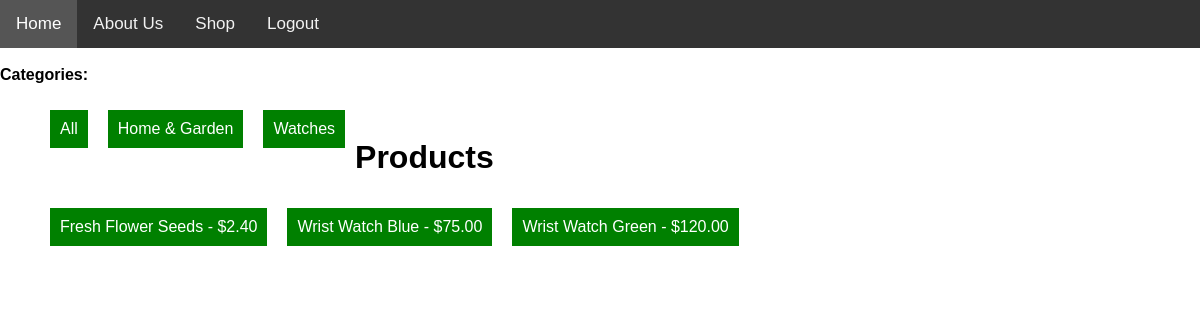
The app's page /shop/ with its own data.
### shop/models.py (models this page shows, shortened)
class Category(models.Model):
    name = models.CharField(max_length=200, db_index=True)
    slug = models.SlugField(max_length=200, unique=True)
    class Meta:
        ordering = ('name',) # Order categories alphabetically by name
        verbose_name = 'category'
        verbose_name_plural = 'categories' # Correct plural for admin display

class Product(models.Model):
    category = models.ForeignKey(
        Category,
        related_name='products', # Allows you to access products from a category instance (e.g., category.products.all())
        on_delete=models.CASCADE, # If a category is deleted, all its products are also deleted
        null=True,   # Allows products to initially exist without a category (useful for migration)
        blank=True   # Allows the category field to be blank in forms
    )
    name = models.CharField(max_length=200, db_index=True)
    slug = models.SlugField(max_length=200, db_index=True, unique=True)
    description = models.TextField(blank=True)
    price = models.DecimalField(max_digits=10, decimal_places=2)
    image = models.ImageField(upload_to='products/%Y/%m/%d/', blank=True, null=True) # Organizes uploads by date
    available = models.BooleanField(default=True)
    created = models.DateTimeField(auto_now_add=True) # Automatically sets creation timestamp
    updated = models.DateTimeField(auto_now=True) # Automatically updates timestamp on every save
    class Meta:
        ordering = ('name',) # Order products alphabetically by name
        indexes = [
            Index(fields=['id', 'slug']), # Composite index for ID and slug
            Index(fields=['name']),      # Index on the product name
            Index(fields=['-created']),  # Index for ordering by creation date (e.g., for "new arrivals")
        ]
    def save(self, *args, **kwargs):
        if not self.slug:
            self.slug = slugify(self.name)
        super().save(*args, **kwargs)

### shop/views.py (the view)
# urls.py: path('', views.product_list, name='product_list'),
def product_list(request, category_slug=None): # <-- Added category_slug for filtering
    category = None
    categories = Category.objects.all() # <-- Fetch ALL categories here
    products = Product.objects.filter(available=True)
    if category_slug:
        category = get_object_or_404(Category, slug=category_slug)
        products = products.filter(category=category)
    return render(request, 'shop/product_list.html', {
        'category': category,
        'categories': categories, # <-- Pass categories to the template
        'products': products
    })

### shop/templates/shop/product_list.html (shortened to what this page needs)
<link rel="stylesheet" href="https://cdnjs.cloudflare.com/ajax/libs/font-awesome/4.7.0/css/font-awesome.min.css">
  <div class="topnav">
 <a href="{% url 'home' %}">Home</a>
      <a href="{% url 'page_detail' 'about-us' %}">About Us</a>
          <a href="/shop/">Shop</a>
         <a href="{% url 'logout' %}">Logout</a>
           <a href="{% url 'checkout' %}"> </a>
</div>
<div class="category-nav">
  <strong>Categories:</strong>
  <ul>
    <li class="btn-a category">
  <a href="{% url 'product_list' %}">All</a>
  {% for cat in categories %}     </li>
  <li class="btn-a  category">
    <a href="{% url 'product_list_by_category' cat.slug %}">{{ cat.name }}</a>
  </li>
  {% endfor %}
</ul>
</div>
<h1>Products </h1>
<ul>
    {% for product in products %}
    <li class="btn-a  category">
            <a href="{% url 'product_detail' product.slug %}">{{ product.name }}</a>
            - ${{ product.price }}
        </li>
    {% endfor %}
</ul>

### shop/templates/shop/product_list.html (style rules this page uses)
.topnav { overflow: hidden; background-color: #333; }
.topnav a { float: left; display: block; color: #f2f2f2; text-align: center; padding: 14px 16px; text-decoration: none; font-size: 17px; }
.btn-a { background-color:green; text-decoration:none; color: white !important; padding:10px; margin:10px; float:left; display: block; overflow: hidden; }
.category a { color: rgb(255, 255, 255); text-decoration: none !important; }

### records on screen
Category: name "Home & Garden"
Category: name "Watches"
Product: name "Fresh Flower Seeds", price "2.40"
Product: name "Wrist Watch Blue", price "75.00"
Product: name "Wrist Watch Green", price "120.00"
